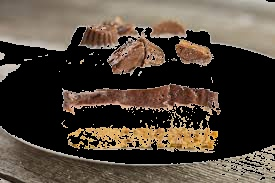
#> input picture Data/MaskedImages/10.jpg, 275 x 183 px; its folder holds only this picture in this run
$ jupyter execute --allow-errors CS4660_Project_Vivek.ipynb   (shell and % lines are left out)
#> lines starting #> are read from the running program, lines starting #| are printed output that depends on the picture
[cell 1]
# Importing libraries and packages:
from sklearn.linear_model import LogisticRegression
from sklearn.cluster import KMeans
from sklearn.model_selection import train_test_split
from sklearn.metrics import accuracy_score
from sklearn.model_selection import cross_val_score
from sklearn import metrics
import matplotlib.pyplot as plt
import numpy as np
import pandas as pd
import cv2
import glob
import csv
from sklearn.decomposition import PCA,TruncatedSVD
import os
import numpy as np
from sklearn.decomposition import PCA,TruncatedSVD
from sklearn.preprocessing import normalize

[cell 2]
minDim = 80
blockSize = (16,16)
blockStride = (8,8)
cellSize = (8,8)
nbins = 9
dims = (minDim, minDim)
hog = cv2.HOGDescriptor(dims, blockSize, blockStride, cellSize, nbins)

The below section reads all the images from the folder, adds the HOG descriptor information in our dataset.
Simultaneously we are also extracting the color of our images and making three new column features R,G,B.
Y stores the actual label along with image names

[cell 3]
data = []
Y = []
R = []
G = []
B = []
for row,i in enumerate(glob.glob("../Data/MaskedImages/*.jpg")):
    img_read = cv2.imread(i)
#> img_read is the input picture: shape (183, 275, 3); mean B, G, R 59.3, 70.2, 81.6
    img_label = cv2.resize(img_read, dims)
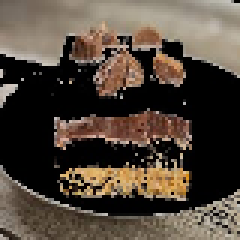
#> img_label: shape (80, 80, 3) (shown 3 times larger); mean B, G, R 58.8, 69.7, 81.1
    r=0
    g=0
    b=0
    for k in range(len(img_label)):
        for j in range(len(img_label[k])):
            r += img_label[k][j][0]
            g += img_label[k][j][1]
            b += img_label[k][j][2]
#> this loop made 80 passes
#> after the loop, b = 518762; g = 445810; r = 376292
    R.append(r/6400)
    G.append(g/6400)
    B.append(b/6400)

    img = cv2.Canny(img_label,750,150)
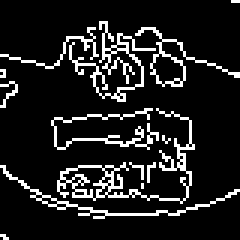
#> img: shape (80, 80) (shown 3 times larger); 12.4% white in thin lines or dots
    hist = hog.compute(img)
#> hist = 2916 values, max 0.593 at index 2722, min 0 at index 0, mean 0.109
    data.append((hist))
    x = os.path.basename(i).split('.')

    if(int(x[0])>=1 and int(x[0])<=100):
        Y.append(('Dessert',os.path.basename(i)))

    if(int(x[0])>=101 and int(x[0])<=200):
        Y.append(('Entree',os.path.basename(i)))

    if(int(x[0])>=201 and int(x[0])<=300):
         Y.append(('Salad',os.path.basename(i)))

#> (the rest of this cell did not finish here and is left out)

$ run again, on Data/MaskedImages/131.jpg
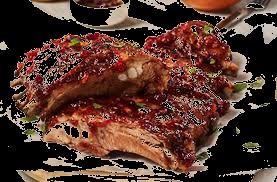
#> input picture Data/MaskedImages/131.jpg, 277 x 182 px
#> img_read is the input picture: shape (182, 277, 3); mean B, G, R 43.2, 53.3, 84.2
#> `img_label = cv2.resize(img_read, dims)`:
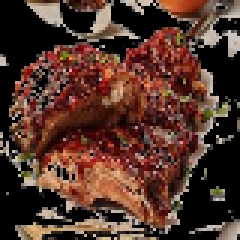
#> img_label: shape (80, 80, 3) (shown 3 times larger); mean B, G, R 43, 53.1, 83.9
#> the loop `for k in range(len(img_label)):` made 80 passes
#> after the loop `for k in range(len(img_label)):`: b = 537163; g = 339784; r = 275008
#> `img = cv2.Canny(img_label,750,150)`:
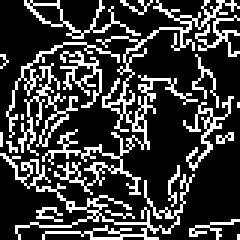
#> img: shape (80, 80) (shown 3 times larger); 23.7% white in thin lines or dots
#> hist = 2916 values, max 0.541 at index 24, min 0 at index 1, mean 0.125

$ run again, on Data/MaskedImages/116.jpg
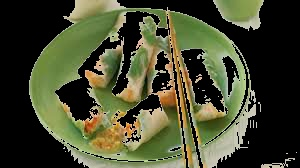
#> input picture Data/MaskedImages/116.jpg, 300 x 168 px
#> img_read is the input picture: shape (168, 300, 3); mean B, G, R 47.6, 73.5, 70
#> `img_label = cv2.resize(img_read, dims)`:
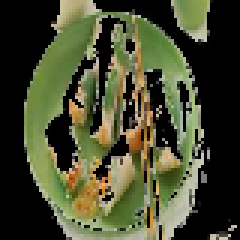
#> img_label: shape (80, 80, 3) (shown 3 times larger); mean B, G, R 47.8, 73.7, 70.2
#> the loop `for k in range(len(img_label)):` made 80 passes
#> after the loop `for k in range(len(img_label)):`: b = 449218; g = 471689; r = 306027
#> `img = cv2.Canny(img_label,750,150)`:
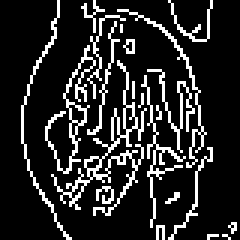
#> img: shape (80, 80) (shown 3 times larger); 15.5% white in thin lines or dots
#> hist = 2916 values, max 0.564 at index 312, min 0 at index 0, mean 0.118
